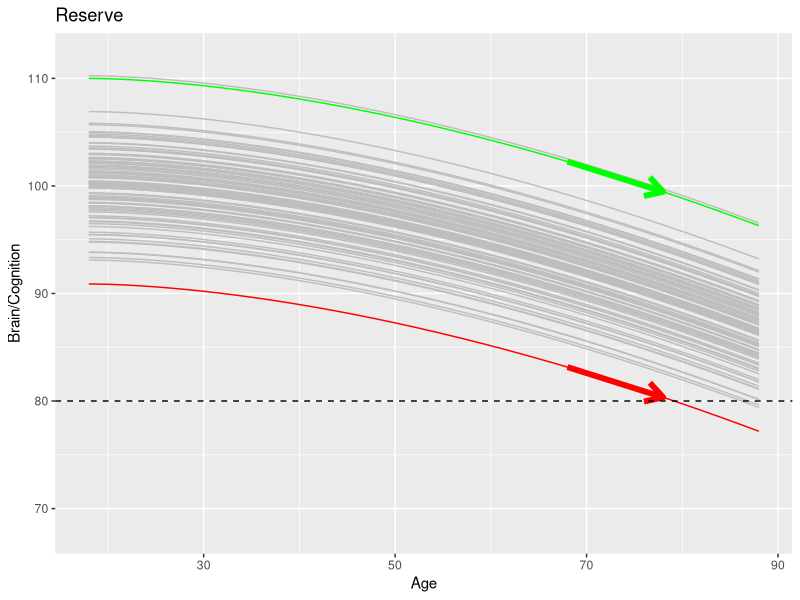
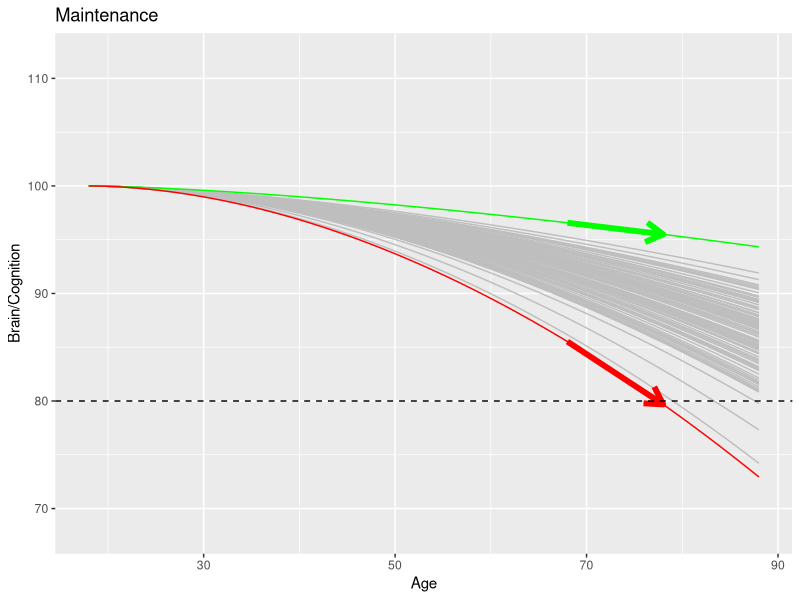
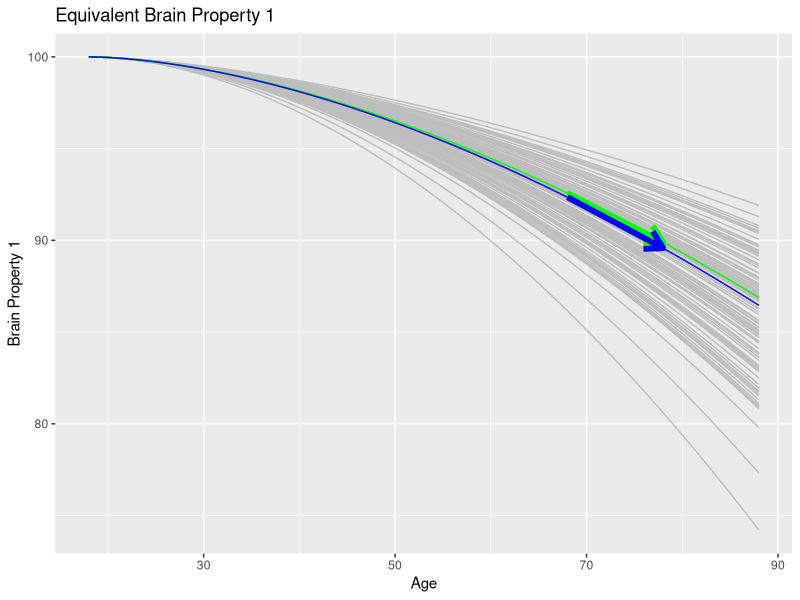
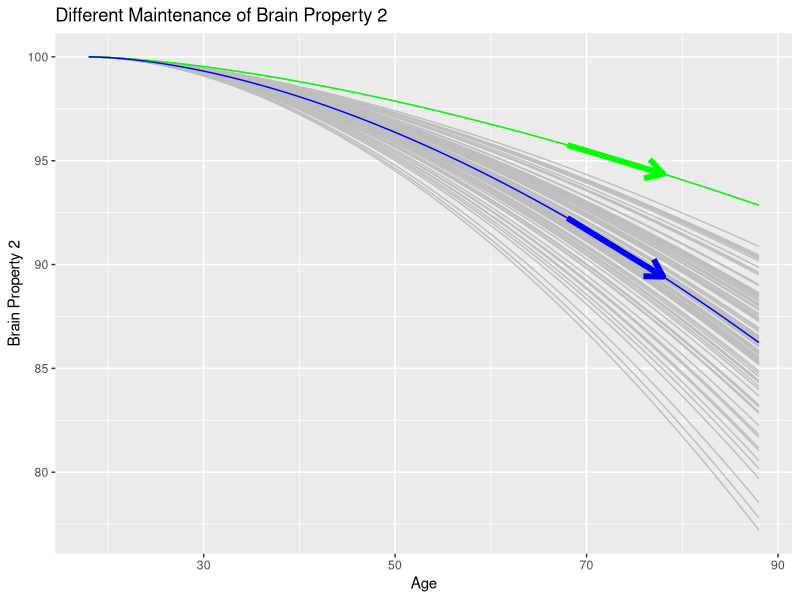
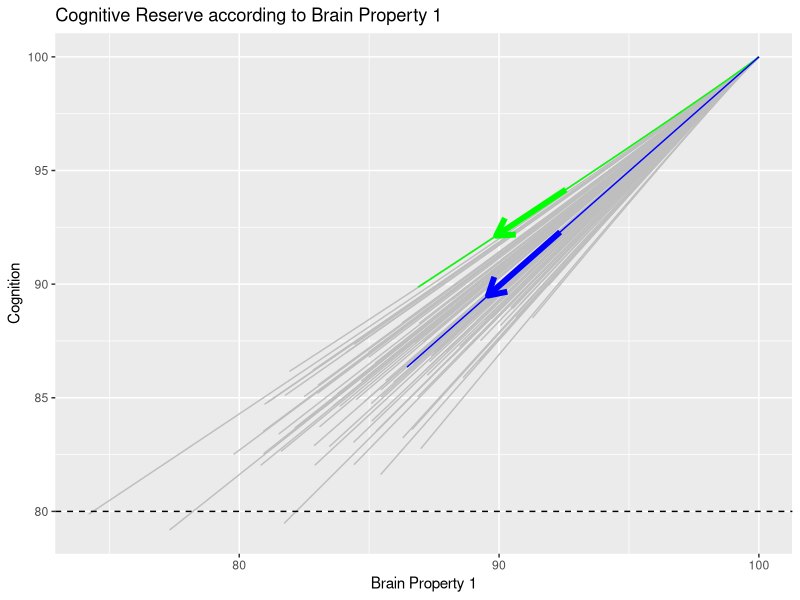
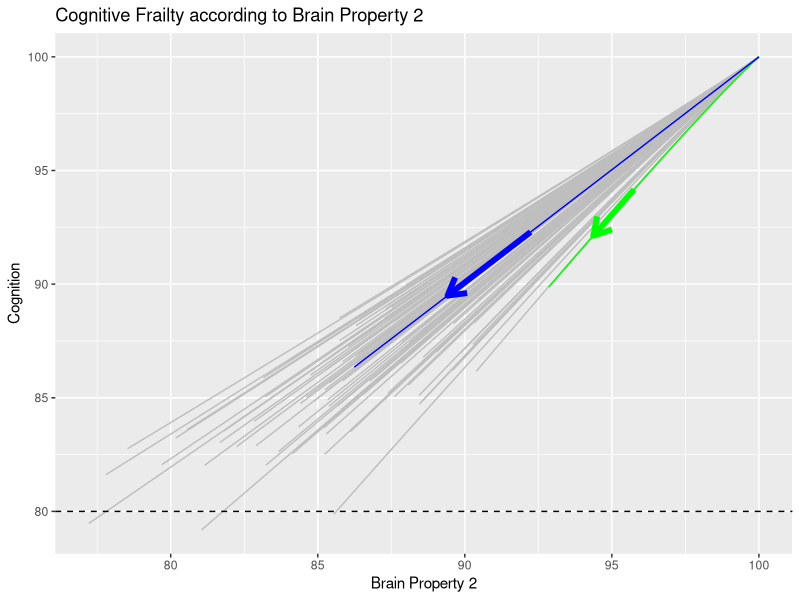
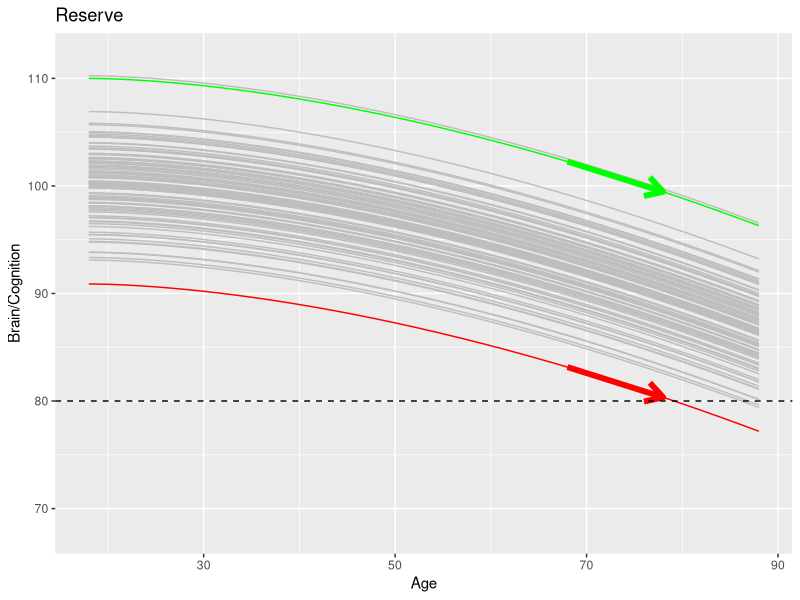
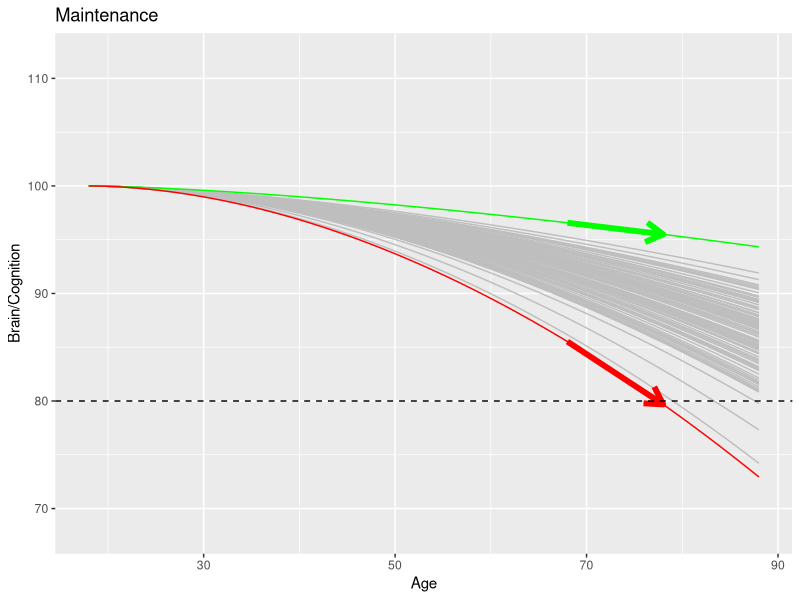

Write the R code that produced these figures, in order.
## ---- chunk 1
knitr::opts_chunk$set(echo = TRUE)
library(ggplot2)
library(ggpubr)
library(reshape)
library(MASS)
## ---- chunk 2
f_x <- function(x, x0 = 18, baseline=100, scaling=-0.01, exponent=2) baseline + scaling * (x-x0)^exponent
## ---- chunk 3
plot_df <- function(df, x_var, y_var, x_lab, y_lab, g_title="", cols = rep("gray", length(unique(df$people))))
{
  people <- unique(df$people)
  
  g <- ggplot()
  for (person in people) {
     #ind <- which(df$people == person)
     #g <- g + geom_line(aes(x=df$ages[ind], y=df$brains[ind]), colour=cols[person])
     data <- df[df$people == person,]
     g <- g + geom_line(data=data, aes(x=!!rlang::sym(x_var), y=!!rlang::sym(y_var)), colour=cols[person])
  }
  
  g <-g + xlab(x_lab) + ylab(y_lab) + ggtitle(g_title) 

  return(g)
}
## ---- chunk 4
gen_df <- function(age, baseline, scaling, exponent)
{
people <- numeric(0)
ages <- numeric(0)
brains <- numeric(0)

num_people = length(baseline)

for (person in seq(1,num_people)) {
  brain <- f_x(age, min(age), baseline[person], scaling[person], exponent[person]) 
  brains <- append(brains, brain)
  people <- append(people, rep(person, num_timepoints))
  ages <- append(ages, age)
}

return(data.frame(people, ages, brains))
}
## ---- chunk 5
select_closest <- function(baselines, scalings, exponents, values)
{
  sdb <- sd(baselines); if (sdb==0) sdb=1
  sds <- sd(scalings);  if (sds==0) sds=1
  sde <- sd(exponents); if (sde==0) sde=1
  
  distances <- ((baselines-values[1])/sdb)^2 + ((scalings-values[2])/sds)^2 + ((exponents-values[3])/sde)^2
  
  closest <- which(distances == min(distances))
  return(list("closest"=closest, "distances"=as.matrix(distances)))
}
## ---- chunk 6
num_people <- 1000
age <- seq(18,88,1)
num_timepoints <- length(age)

Means =  matrix(c(1, 1), ncol=2)
Cov = matrix(c(1, 0.5,
               0.5, 1), 
            nrow = 2, ncol = 2, byrow = TRUE)

baseline_order <- 1e2
scaling_order  <- -1e-2
exponent_order <- 1.7
## ---- chunk 7
set.seed(1)
baseline <- mvrnorm(num_people, mu = baseline_order*Means, Sigma = (baseline_order/10)*Cov) #(2^2)*Cov)
scaling  <- mvrnorm(num_people, mu = scaling_order*Means, Sigma = 0*Cov) #(scaling_order/10)*Cov)
exponent <- mvrnorm(num_people, mu = exponent_order*Means, Sigma = 0*Cov) #(0.1^2)*Cov)

brain_property <- gen_df(age, baseline[,1], scaling[,1], exponent[,1])
df_plot = brain_property[seq(1,100*length(age)),]

g <- plot_df(df_plot, x_var="ages", y_var="brains", x_lab="Age", y_lab="Brain/Cognition", g_title = "Reserve")

values <- c(110, mean(scaling), mean(exponent))
person1 = select_closest(baseline[,1], scaling[,1], exponent[,1], values)$closest

values <- c(90, mean(scaling), mean(exponent))
person2 <- select_closest(baseline[,1], scaling[,1], exponent[,1], values)$closest

df1 <- subset(brain_property, people==person1)
g1 <- g + geom_line(data=df1, aes(x=ages, y=brains), color = "green")
df2 <- subset(brain_property, people==person2)
g1 <- g1 + geom_line(data=df2, aes(x=ages, y=brains), color = "red")

x1 <- 68
x2 <- 78

y11 <- df1$brains[df1$ages==x1]
y12 <- df1$brains[df1$ages==x2]

g1 <- g1 + geom_segment(aes(x = x1, y = y11, xend = x2, yend = y12), arrow = arrow(length = unit(0.5, "cm")), color="green", linewidth = 2)

y21 <- df2$brains[df2$ages==x1]
y22 <- df2$brains[df2$ages==x2]

g1 <- g1 + geom_segment(aes(x = x1, y = y21, xend = x2, yend = y22), arrow = arrow(length = unit(0.5, "cm")), color="red", linewidth = 2)

g1 <- g1 + geom_hline(yintercept=80, linetype="dashed", color = "black")
g1 <- g1 + ylim(68, 112)

g1              
ggsave("Fig2a.png")    
## ---- chunk 8
baseline <- mvrnorm(num_people, mu = baseline_order*Means, Sigma = 0*Cov) #(baseline_order/10)*Cov) #(2^2)*Cov)
scaling  <- mvrnorm(num_people, mu = scaling_order*Means, Sigma = 0*Cov) #(scaling_order/10)*Cov)
exponent <- mvrnorm(num_people, mu = exponent_order*Means, Sigma = (exponent_order/500)*Cov) #(0.1^2)*Cov)

brain_property <- gen_df(age, baseline[,1], scaling[,1], exponent[,1])
df_plot = brain_property[seq(1,100*length(age)),]
g <- plot_df(df_plot , x_var="ages", y_var="brains", x_lab="Age", y_lab="Brain/Cognition", g_title = "Maintenance")

values <- c(mean(baseline), mean(scaling), 1.2)
person1 = select_closest(baseline[,1], scaling[,1], exponent[,1], values)$closest

values <- c(mean(baseline), mean(scaling), 2)
person2 = select_closest(baseline[,1], scaling[,1], exponent[,1], values)$closest

df1 <- subset(brain_property, people==person1)
g2 <- g + geom_line(data=df1, aes(x=ages, y=brains), color = "green")
df2 <- subset(brain_property, people==person2)
g2 <- g2 + geom_line(data=df2, aes(x=ages, y=brains), color = "red")

y11 <- df1$brains[df1$ages==x1]
y12 <- df1$brains[df1$ages==x2]

g2 <- g2 + geom_segment(aes(x = x1, y = y11, xend = x2, yend = y12), arrow = arrow(length = unit(0.5, "cm")), color="green", linewidth = 2)

y21 <- df2$brains[df2$ages==x1]
y22 <- df2$brains[df2$ages==x2]

g2 <- g2 + geom_segment(aes(x = x1, y = y21, xend = x2, yend = y22), arrow = arrow(length = unit(0.5, "cm")), color="red", linewidth = 2)

g2 <- g2 + geom_hline(yintercept=80, linetype="dashed", color = "black")
g2 <- g2 + ylim(68, 112)

g2        
ggsave("Fig2b.png")  
## ---- chunk 9
brain_property <- gen_df(age, baseline[,1], scaling[,1], exponent[,1])
brain_property1 <- brain_property$brains
brain_property <- gen_df(age, baseline[,2], scaling[,2], exponent[,2])
brain_property2 <- brain_property$brains

# cognition = (brain_property1 + brain_property2) / 2 # straight average
# below equivalent, but illustrates how could be nonlinear mapping from brain to cog
cognition1 = f_x(brain_property1, x0 = 100, baseline = 100, scaling = 1, exponent = 1) # linear
cognition2 = f_x(brain_property2, x0 = 100, baseline = 100, scaling = 1, exponent = 1) # linear

cognition = (cognition1 + cognition2) / 2 # straight average

people = brain_property$people; ages = brain_property$ages
df = data.frame(people, ages, brain_property1, brain_property2, cognition)

# Find someone with average values on brain property 1, but slow decline in property 2
values <- c(mean(baseline), mean(scaling), mean(exponent))
dist1 = select_closest(baseline[,1], scaling[,1], exponent[,1], values)$distances
values <- c(mean(baseline), mean(scaling), 1.5)
dist2 = select_closest(baseline[,2], scaling[,2], exponent[,2], values)$distances
dist = dist1 + dist2
person1 = which(dist == min(dist))

# Find someone else with average values on both brain properties
#values <- c(mean(baseline), mean(scaling), mean(exponent))
#dist1 = select_closest(baseline[,1], scaling[,1], exponent[,1], values)$distances
values <- c(mean(baseline), mean(scaling), mean(exponent))
dist2 = select_closest(baseline[,2], scaling[,2], exponent[,2], values)$distances
dist = dist1 + dist2
person2 = which(dist == min(dist))
## ---- chunk 10
df_plot = df[seq(1,100*length(age)),]
g <- plot_df(df_plot, x_var = "ages", y_var="brain_property1", x_lab="Age", y_lab="Brain Property 1", g_title = "Equivalent Brain Property 1")

df1 <- subset(df, people==person1)
g <- g +  geom_line(data=df1, aes(x=ages, y=brain_property1), color = "green")
df2 <- subset(df, people==person2)
g <- g + geom_line(data=df2, aes(x=ages, y=brain_property1), color = "blue")

y11 <- df1$brain_property1[df1$ages==x1]
y12 <- df1$brain_property1[df1$ages==x2]

g <- g + geom_segment(aes(x = x1, y = y11, xend = x2, yend = y12), arrow = arrow(length = unit(0.5, "cm")), color="green", linewidth = 2)

y21 <- df2$brain_property1[df2$ages==x1]
y22 <- df2$brain_property1[df2$ages==x2]

g <- g + geom_segment(aes(x = x1, y = y21, xend = x2, yend = y22), arrow = arrow(length = unit(0.5, "cm")), color="blue", linewidth = 2)

g    
ggsave("Fig3a.png")  
## ---- chunk 11
df_plot = df[seq(1,100*length(age)),]
g <- plot_df(df_plot, x_var = "ages", y_var="brain_property2", x_lab="Age", y_lab="Brain Property 2", g_title = "Different Maintenance of Brain Property 2")

df1 <- subset(df, people==person1)
g <- g +  geom_line(data=df1, aes(x=ages, y=brain_property2), color = "green")
df2 <- subset(df, people==person2)
g <- g + geom_line(data=df2, aes(x=ages, y=brain_property2), color = "blue")

y11 <- df1$brain_property2[df1$ages==x1]
y12 <- df1$brain_property2[df1$ages==x2]

g <- g + geom_segment(aes(x = x1, y = y11, xend = x2, yend = y12), arrow = arrow(length = unit(0.5, "cm")), color="green", linewidth = 2)

y21 <- df2$brain_property2[df2$ages==x1]
y22 <- df2$brain_property2[df2$ages==x2]

g <- g + geom_segment(aes(x = x1, y = y21, xend = x2, yend = y22), arrow = arrow(length = unit(0.5, "cm")), color="blue", linewidth = 2)

g
ggsave("Fig3b.png")  
## ---- chunk 12
df_plot = df[seq(1,100*length(age)),]
g <- plot_df(df_plot, x_var = "brain_property1", y_var="cognition", x_lab="Brain Property 1", y_lab="Cognition", g_title = "Cognitive Reserve according to Brain Property 1")

df1 <- subset(df, people==person1)
g1 <- g +  geom_line(data=df1, aes(x=brain_property1, y=cognition), color = "green")
df2 <- subset(df, people==person2)
g1 <- g1 + geom_line(data=df2, aes(x=brain_property1, y=cognition), color = "blue")

x11 <- df1$brain_property1[df1$ages==x1]
x12 <- df1$brain_property1[df1$ages==x2]

y11 <- df1$cognition[df1$ages==x1]
y12 <- df1$cognition[df1$ages==x2]

g1 <- g1 + geom_segment(aes(x = x11, y = y11, xend = x12, yend = y12), arrow = arrow(length = unit(0.5, "cm")), color="green", linewidth = 2)

x21 <- df2$brain_property1[df2$ages==x1]
x22 <- df2$brain_property1[df2$ages==x2]

y21 <- df2$cognition[df1$ages==x1]
y22 <- df2$cognition[df1$ages==x2]

g1 <- g1 + geom_segment(aes(x = x21, y = y21, xend = x22, yend = y22), arrow = arrow(length = unit(0.5, "cm")), color="blue", linewidth = 2)

g1 <- g1 + geom_hline(yintercept=80, linetype="dashed", color = "black")

g1    
ggsave("Fig3c.png")  
## ---- chunk 13
g <- plot_df(df_plot, x_var = "brain_property2", y_var="cognition", x_lab="Brain Property 2", y_lab="Cognition", g_title = "Cognitive Frailty according to Brain Property 2")
df1 <- subset(df, people==person1)
g2 <- g +  geom_line(data=df1, aes(x=brain_property2, y=cognition), color = "green")
df2 <- subset(df, people==person2)
g2 <- g2 + geom_line(data=df2, aes(x=brain_property2, y=cognition), color = "blue")

x11 <- df1$brain_property2[df1$ages==x1]
x12 <- df1$brain_property2[df1$ages==x2]

y11 <- df1$cognition[df1$ages==x1]
y12 <- df1$cognition[df1$ages==x2]

g2 <- g2 + geom_segment(aes(x = x11, y = y11, xend = x12, yend = y12), arrow = arrow(length = unit(0.5, "cm")), color="green", linewidth = 2)

x21 <- df2$brain_property2[df2$ages==x1]
x22 <- df2$brain_property2[df2$ages==x2]

y21 <- df2$cognition[df1$ages==x1]
y22 <- df2$cognition[df1$ages==x2]

g2 <- g2 + geom_segment(aes(x = x21, y = y21, xend = x22, yend = y22), arrow = arrow(length = unit(0.5, "cm")), color="blue", linewidth = 2)

g2 <- g2 + geom_hline(yintercept=80, linetype="dashed", color = "black")

g2 
ggsave("Fig3d.png")  
